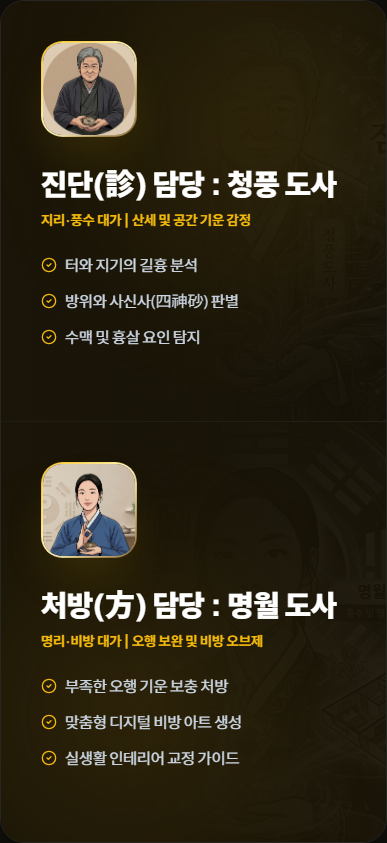
#> input picture master-profiles-polished.png, 387 x 843 px
$ python build_print_master.py ../master-profiles-polished.png out
#> lines starting #> are read from the running program, lines starting #| are printed output that depends on the picture
#> in build_masters, opened is the input picture: PIL image 387x843 RGB; mean R, G, B 47.9, 41.3, 24.1
"""Build print-ready framed-art masters from a portrait source image."""

from __future__ import annotations

import argparse
from pathlib import Path

from PIL import Image, ImageCms, ImageFilter
from reportlab.lib.units import mm
from reportlab.pdfgen import canvas


A3_TRIM_MM = (297, 420)
A3_BLEED_MM = (303, 426)
DPI = 300
A3_BLEED_PX = (3579, 5031)


def center_crop_to_ratio(image: Image.Image, target_ratio: float) -> Image.Image:
#> called with target_ratio = 0.711
    source_ratio = image.width / image.height
#> source_ratio = 0.459
    if abs(source_ratio - target_ratio) < 0.0001:
        return image
    if source_ratio > target_ratio:
        cropped_width = round(image.height * target_ratio)
        left = (image.width - cropped_width) // 2
        return image.crop((left, 0, left + cropped_width, image.height))
    cropped_height = round(image.width / target_ratio)
#> cropped_height = 544
    top = (image.height - cropped_height) // 2
#> top = 149
    return image.crop((0, top, image.width, top + cropped_height))
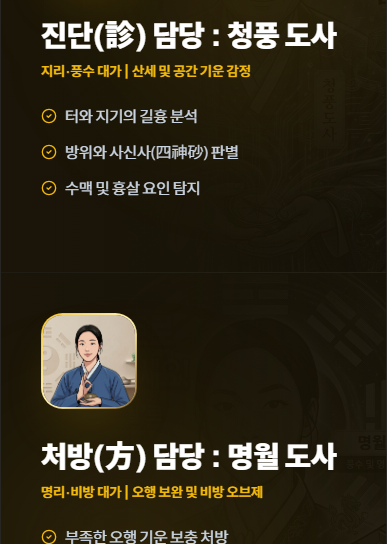
#> returned value: PIL image 387x544 RGB; mean R, G, B 48.8, 42.7, 26.4


def build_masters(source: Path, output_dir: Path, basename: str) -> list[Path]:
    output_dir.mkdir(parents=True, exist_ok=True)

    with Image.open(source) as opened:
        image = opened.convert("RGB")

    cropped = center_crop_to_ratio(image, A3_BLEED_MM[0] / A3_BLEED_MM[1])
    master = cropped.resize(A3_BLEED_PX, Image.Resampling.LANCZOS)
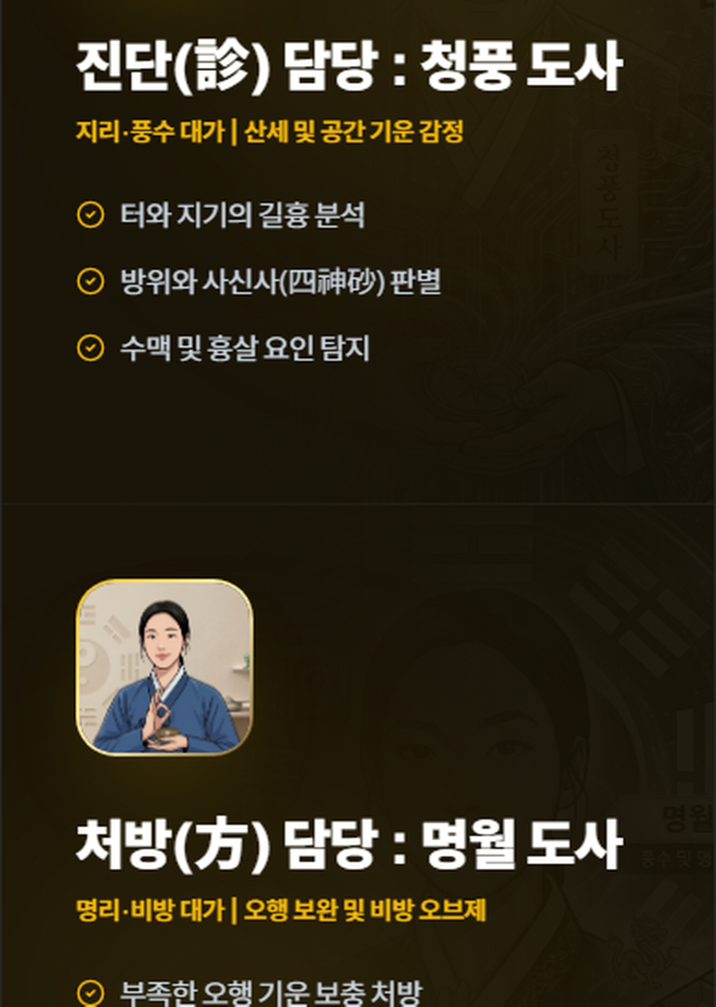
#> master: PIL image 3579x5031 RGB (shown at 1/5 size); mean R, G, B 48.7, 42.6, 26.4
    master = master.filter(ImageFilter.UnsharpMask(radius=0.8, percent=55, threshold=3))

    srgb_profile = ImageCms.ImageCmsProfile(ImageCms.createProfile("sRGB")).tobytes()

    png_path = output_dir / f"{basename}-a3-bleed3mm-300dpi.png"
    master.save(
        png_path,
        format="PNG",
        dpi=(DPI, DPI),
        icc_profile=srgb_profile,
        optimize=True,
    )

    jpg_path = output_dir / f"{basename}-a3-bleed3mm-300dpi-upload.jpg"
    master.save(
        jpg_path,
        format="JPEG",
        quality=96,
        subsampling=0,
        dpi=(DPI, DPI),
        icc_profile=srgb_profile,
        optimize=True,
    )

    pdf_path = output_dir / f"{basename}-a3-bleed3mm-print.pdf"
    page_width = A3_BLEED_MM[0] * mm
    page_height = A3_BLEED_MM[1] * mm
    pdf = canvas.Canvas(
        str(pdf_path),
        pagesize=(page_width, page_height),
        pageCompression=1,
        pdfVersion=(1, 4),
    )
    pdf.setTitle(f"{basename} A3 framed art print master")
    pdf.setAuthor("Pungsoo AI")
    pdf.setSubject("A3 trim with 3 mm bleed, sRGB, 300 DPI source")
    pdf.drawImage(
        str(jpg_path),
        0,
        0,
        width=page_width,
        height=page_height,
        preserveAspectRatio=False,
        mask=None,
    )
    pdf.showPage()
    pdf.save()

    return [png_path, jpg_path, pdf_path]


def main() -> None:
    parser = argparse.ArgumentParser()
    parser.add_argument("source", type=Path)
    parser.add_argument("output_dir", type=Path)
    parser.add_argument("--basename", default="pungsoo-first-frame")
    args = parser.parse_args()

    if not args.source.is_file():
        raise FileNotFoundError(args.source)

    for artifact in build_masters(args.source, args.output_dir, args.basename):
        print(artifact)


if __name__ == "__main__":
    main()
#> (the call stopped at in build_masters, `page_width = A3_BLEED_MM[0] * mm`: reportlab is not available in this run)
